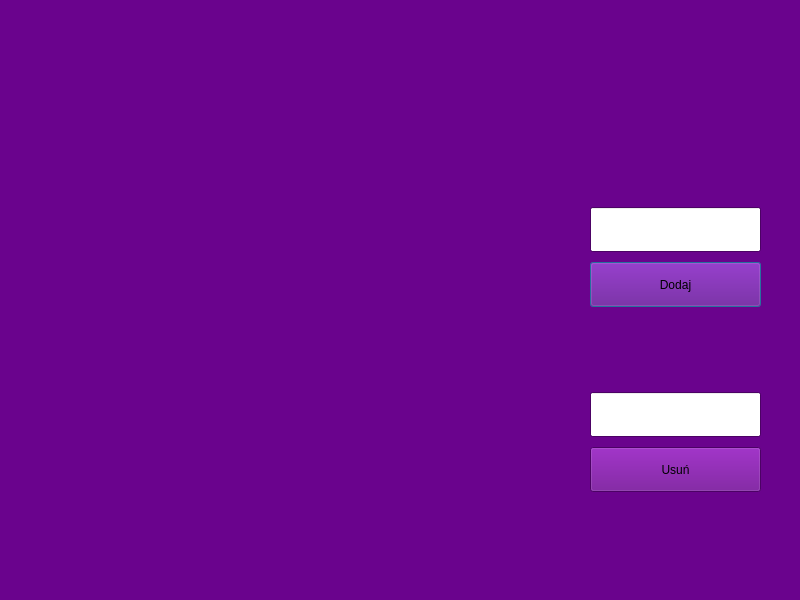
<?xml version="1.0" encoding="UTF-8"?>
<ui version="4.0">
 <class>contactDialog</class>
 <widget class="QDialog" name="contactDialog">
  <property name="geometry">
   <rect>
    <x>0</x>
    <y>0</y>
    <width>800</width>
    <height>600</height>
   </rect>
  </property>
  <property name="minimumSize">
   <size>
    <width>800</width>
    <height>600</height>
   </size>
  </property>
  <property name="maximumSize">
   <size>
    <width>800</width>
    <height>600</height>
   </size>
  </property>
  <property name="palette">
   <palette>
    <active>
     <colorrole role="WindowText">
      <brush brushstyle="SolidPattern">
       <color alpha="255">
        <red>0</red>
        <green>0</green>
        <blue>0</blue>
       </color>
      </brush>
     </colorrole>
     <colorrole role="Button">
      <brush brushstyle="SolidPattern">
       <color alpha="255">
        <red>106</red>
        <green>3</green>
        <blue>141</blue>
       </color>
      </brush>
     </colorrole>
     <colorrole role="Light">
      <brush brushstyle="SolidPattern">
       <color alpha="255">
        <red>159</red>
        <green>4</green>
        <blue>211</blue>
       </color>
      </brush>
     </colorrole>
     <colorrole role="Midlight">
      <brush brushstyle="SolidPattern">
       <color alpha="255">
        <red>132</red>
        <green>3</green>
        <blue>176</blue>
       </color>
      </brush>
     </colorrole>
     <colorrole role="Dark">
      <brush brushstyle="SolidPattern">
       <color alpha="255">
        <red>53</red>
        <green>1</green>
        <blue>70</blue>
       </color>
      </brush>
     </colorrole>
     <colorrole role="Mid">
      <brush brushstyle="SolidPattern">
       <color alpha="255">
        <red>71</red>
        <green>2</green>
        <blue>94</blue>
       </color>
      </brush>
     </colorrole>
     <colorrole role="Text">
      <brush brushstyle="SolidPattern">
       <color alpha="255">
        <red>0</red>
        <green>0</green>
        <blue>0</blue>
       </color>
      </brush>
     </colorrole>
     <colorrole role="BrightText">
      <brush brushstyle="SolidPattern">
       <color alpha="255">
        <red>255</red>
        <green>255</green>
        <blue>255</blue>
       </color>
      </brush>
     </colorrole>
     <colorrole role="ButtonText">
      <brush brushstyle="SolidPattern">
       <color alpha="255">
        <red>0</red>
        <green>0</green>
        <blue>0</blue>
       </color>
      </brush>
     </colorrole>
     <colorrole role="Base">
      <brush brushstyle="SolidPattern">
       <color alpha="255">
        <red>255</red>
        <green>255</green>
        <blue>255</blue>
       </color>
      </brush>
     </colorrole>
     <colorrole role="Window">
      <brush brushstyle="SolidPattern">
       <color alpha="255">
        <red>106</red>
        <green>3</green>
        <blue>141</blue>
       </color>
      </brush>
     </colorrole>
     <colorrole role="Shadow">
      <brush brushstyle="SolidPattern">
       <color alpha="255">
        <red>0</red>
        <green>0</green>
        <blue>0</blue>
       </color>
      </brush>
     </colorrole>
     <colorrole role="AlternateBase">
      <brush brushstyle="SolidPattern">
       <color alpha="255">
        <red>180</red>
        <green>129</green>
        <blue>198</blue>
       </color>
      </brush>
     </colorrole>
     <colorrole role="ToolTipBase">
      <brush brushstyle="SolidPattern">
       <color alpha="255">
        <red>255</red>
        <green>255</green>
        <blue>220</blue>
       </color>
      </brush>
     </colorrole>
     <colorrole role="ToolTipText">
      <brush brushstyle="SolidPattern">
       <color alpha="255">
        <red>0</red>
        <green>0</green>
        <blue>0</blue>
       </color>
      </brush>
     </colorrole>
     <colorrole role="PlaceholderText">
      <brush brushstyle="SolidPattern">
       <color alpha="127">
        <red>0</red>
        <green>0</green>
        <blue>0</blue>
       </color>
      </brush>
     </colorrole>
    </active>
    <inactive>
     <colorrole role="WindowText">
      <brush brushstyle="SolidPattern">
       <color alpha="255">
        <red>0</red>
        <green>0</green>
        <blue>0</blue>
       </color>
      </brush>
     </colorrole>
     <colorrole role="Button">
      <brush brushstyle="SolidPattern">
       <color alpha="255">
        <red>106</red>
        <green>3</green>
        <blue>141</blue>
       </color>
      </brush>
     </colorrole>
     <colorrole role="Light">
      <brush brushstyle="SolidPattern">
       <color alpha="255">
        <red>159</red>
        <green>4</green>
        <blue>211</blue>
       </color>
      </brush>
     </colorrole>
     <colorrole role="Midlight">
      <brush brushstyle="SolidPattern">
       <color alpha="255">
        <red>132</red>
        <green>3</green>
        <blue>176</blue>
       </color>
      </brush>
     </colorrole>
     <colorrole role="Dark">
      <brush brushstyle="SolidPattern">
       <color alpha="255">
        <red>53</red>
        <green>1</green>
        <blue>70</blue>
       </color>
      </brush>
     </colorrole>
     <colorrole role="Mid">
      <brush brushstyle="SolidPattern">
       <color alpha="255">
        <red>71</red>
        <green>2</green>
        <blue>94</blue>
       </color>
      </brush>
     </colorrole>
     <colorrole role="Text">
      <brush brushstyle="SolidPattern">
       <color alpha="255">
        <red>0</red>
        <green>0</green>
        <blue>0</blue>
       </color>
      </brush>
     </colorrole>
     <colorrole role="BrightText">
      <brush brushstyle="SolidPattern">
       <color alpha="255">
        <red>255</red>
        <green>255</green>
        <blue>255</blue>
       </color>
      </brush>
     </colorrole>
     <colorrole role="ButtonText">
      <brush brushstyle="SolidPattern">
       <color alpha="255">
        <red>0</red>
        <green>0</green>
        <blue>0</blue>
       </color>
      </brush>
     </colorrole>
     <colorrole role="Base">
      <brush brushstyle="SolidPattern">
       <color alpha="255">
        <red>255</red>
        <green>255</green>
        <blue>255</blue>
       </color>
      </brush>
     </colorrole>
     <colorrole role="Window">
      <brush brushstyle="SolidPattern">
       <color alpha="255">
        <red>106</red>
        <green>3</green>
        <blue>141</blue>
       </color>
      </brush>
     </colorrole>
     <colorrole role="Shadow">
      <brush brushstyle="SolidPattern">
       <color alpha="255">
        <red>0</red>
        <green>0</green>
        <blue>0</blue>
       </color>
      </brush>
     </colorrole>
     <colorrole role="AlternateBase">
      <brush brushstyle="SolidPattern">
       <color alpha="255">
        <red>180</red>
        <green>129</green>
        <blue>198</blue>
       </color>
      </brush>
     </colorrole>
     <colorrole role="ToolTipBase">
      <brush brushstyle="SolidPattern">
       <color alpha="255">
        <red>255</red>
        <green>255</green>
        <blue>220</blue>
       </color>
      </brush>
     </colorrole>
     <colorrole role="ToolTipText">
      <brush brushstyle="SolidPattern">
       <color alpha="255">
        <red>0</red>
        <green>0</green>
        <blue>0</blue>
       </color>
      </brush>
     </colorrole>
     <colorrole role="PlaceholderText">
      <brush brushstyle="SolidPattern">
       <color alpha="127">
        <red>0</red>
        <green>0</green>
        <blue>0</blue>
       </color>
      </brush>
     </colorrole>
    </inactive>
    <disabled>
     <colorrole role="WindowText">
      <brush brushstyle="SolidPattern">
       <color alpha="255">
        <red>53</red>
        <green>1</green>
        <blue>70</blue>
       </color>
      </brush>
     </colorrole>
     <colorrole role="Button">
      <brush brushstyle="SolidPattern">
       <color alpha="255">
        <red>106</red>
        <green>3</green>
        <blue>141</blue>
       </color>
      </brush>
     </colorrole>
     <colorrole role="Light">
      <brush brushstyle="SolidPattern">
       <color alpha="255">
        <red>159</red>
        <green>4</green>
        <blue>211</blue>
       </color>
      </brush>
     </colorrole>
     <colorrole role="Midlight">
      <brush brushstyle="SolidPattern">
       <color alpha="255">
        <red>132</red>
        <green>3</green>
        <blue>176</blue>
       </color>
      </brush>
     </colorrole>
     <colorrole role="Dark">
      <brush brushstyle="SolidPattern">
       <color alpha="255">
        <red>53</red>
        <green>1</green>
        <blue>70</blue>
       </color>
      </brush>
     </colorrole>
     <colorrole role="Mid">
      <brush brushstyle="SolidPattern">
       <color alpha="255">
        <red>71</red>
        <green>2</green>
        <blue>94</blue>
       </color>
      </brush>
     </colorrole>
     <colorrole role="Text">
      <brush brushstyle="SolidPattern">
       <color alpha="255">
        <red>53</red>
        <green>1</green>
        <blue>70</blue>
       </color>
      </brush>
     </colorrole>
     <colorrole role="BrightText">
      <brush brushstyle="SolidPattern">
       <color alpha="255">
        <red>255</red>
        <green>255</green>
        <blue>255</blue>
       </color>
      </brush>
     </colorrole>
     <colorrole role="ButtonText">
      <brush brushstyle="SolidPattern">
       <color alpha="255">
        <red>53</red>
        <green>1</green>
        <blue>70</blue>
       </color>
      </brush>
     </colorrole>
     <colorrole role="Base">
      <brush brushstyle="SolidPattern">
       <color alpha="255">
        <red>106</red>
        <green>3</green>
        <blue>141</blue>
       </color>
      </brush>
     </colorrole>
     <colorrole role="Window">
      <brush brushstyle="SolidPattern">
       <color alpha="255">
        <red>106</red>
        <green>3</green>
        <blue>141</blue>
       </color>
      </brush>
     </colorrole>
     <colorrole role="Shadow">
      <brush brushstyle="SolidPattern">
       <color alpha="255">
        <red>0</red>
        <green>0</green>
        <blue>0</blue>
       </color>
      </brush>
     </colorrole>
     <colorrole role="AlternateBase">
      <brush brushstyle="SolidPattern">
       <color alpha="255">
        <red>106</red>
        <green>3</green>
        <blue>141</blue>
       </color>
      </brush>
     </colorrole>
     <colorrole role="ToolTipBase">
      <brush brushstyle="SolidPattern">
       <color alpha="255">
        <red>255</red>
        <green>255</green>
        <blue>220</blue>
       </color>
      </brush>
     </colorrole>
     <colorrole role="ToolTipText">
      <brush brushstyle="SolidPattern">
       <color alpha="255">
        <red>0</red>
        <green>0</green>
        <blue>0</blue>
       </color>
      </brush>
     </colorrole>
     <colorrole role="PlaceholderText">
      <brush brushstyle="SolidPattern">
       <color alpha="127">
        <red>53</red>
        <green>1</green>
        <blue>70</blue>
       </color>
      </brush>
     </colorrole>
    </disabled>
   </palette>
  </property>
  <property name="windowTitle">
   <string>Dialog</string>
  </property>
  <widget class="QPushButton" name="addContact">
   <property name="geometry">
    <rect>
     <x>590</x>
     <y>262</y>
     <width>171</width>
     <height>45</height>
    </rect>
   </property>
   <property name="text">
    <string>Dodaj</string>
   </property>
  </widget>
  <widget class="QPushButton" name="removeContact">
   <property name="geometry">
    <rect>
     <x>590</x>
     <y>447</y>
     <width>171</width>
     <height>45</height>
    </rect>
   </property>
   <property name="text">
    <string>Usuń</string>
   </property>
  </widget>
  <widget class="QWidget" name="formLayoutWidget">
   <property name="geometry">
    <rect>
     <x>220</x>
     <y>210</y>
     <width>271</width>
     <height>281</height>
    </rect>
   </property>
   <layout class="QFormLayout" name="verticalLayout"/>
  </widget>
  <widget class="QLabel" name="ContactLabel">
   <property name="geometry">
    <rect>
     <x>300</x>
     <y>90</y>
     <width>221</width>
     <height>70</height>
    </rect>
   </property>
   <property name="text">
    <string/>
   </property>
   <property name="scaledContents">
    <bool>true</bool>
   </property>
  </widget>
  <widget class="QLineEdit" name="removeIpContact">
   <property name="geometry">
    <rect>
     <x>590</x>
     <y>392</y>
     <width>171</width>
     <height>45</height>
    </rect>
   </property>
  </widget>
  <widget class="QLineEdit" name="addIpContact">
   <property name="geometry">
    <rect>
     <x>590</x>
     <y>207</y>
     <width>171</width>
     <height>45</height>
    </rect>
   </property>
  </widget>
  <widget class="QLabel" name="contactAnswer">
   <property name="geometry">
    <rect>
     <x>30</x>
     <y>510</y>
     <width>721</width>
     <height>21</height>
    </rect>
   </property>
   <property name="palette">
    <palette>
     <active>
      <colorrole role="WindowText">
       <brush brushstyle="SolidPattern">
        <color alpha="255">
         <red>255</red>
         <green>255</green>
         <blue>255</blue>
        </color>
       </brush>
      </colorrole>
      <colorrole role="Text">
       <brush brushstyle="SolidPattern">
        <color alpha="255">
         <red>255</red>
         <green>255</green>
         <blue>255</blue>
        </color>
       </brush>
      </colorrole>
     </active>
     <inactive>
      <colorrole role="WindowText">
       <brush brushstyle="SolidPattern">
        <color alpha="255">
         <red>255</red>
         <green>255</green>
         <blue>255</blue>
        </color>
       </brush>
      </colorrole>
      <colorrole role="Text">
       <brush brushstyle="SolidPattern">
        <color alpha="255">
         <red>255</red>
         <green>255</green>
         <blue>255</blue>
        </color>
       </brush>
      </colorrole>
     </inactive>
     <disabled/>
    </palette>
   </property>
   <property name="font">
    <font>
     <family>Calibri</family>
     <pointsize>12</pointsize>
     <bold>true</bold>
    </font>
   </property>
   <property name="text">
    <string/>
   </property>
  </widget>
 </widget>
 <resources/>
 <connections/>
</ui>
